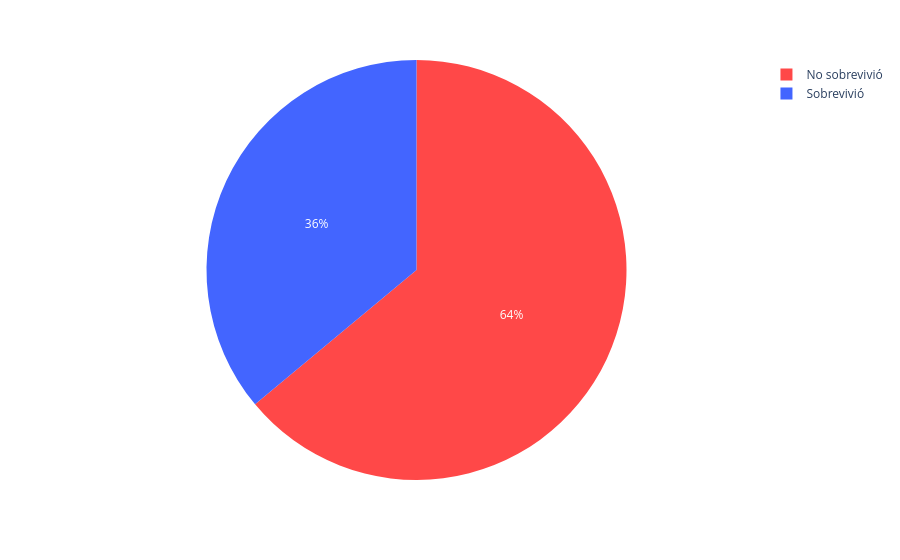

Notebook code cell kept with this figure:
### Markdown cell above
3.4 Gráfico sobrevivientes entre 18 y 40 años

### Code cell
fig_pie_sobrevivientes_18_40 = create_fig_pie__sobrevivientes(sobrevivientes_18_40)

fig_pie_sobrevivientes_18_40.show()

### Figure 1 — Plotly figure (JSON) as saved in the notebook; plotly's stock layout.template omitted (floating-point values rounded to 4 significant figures)
{"data": [{"customdata": [["No sobrevivió"], ["Sobrevivió"]], "domain": {"x": [0, 1], "y": [0, 1]}, "hovertemplate": "Sobreviviente=%{customdata[0]}<br>count=%{value}<extra></extra>", "labels": ["No sobrevivió", "Sobrevivió"], "legendgroup": "", "marker": {"colors": ["#ff4848", "#4365ff"]}, "name": "", "showlegend": true, "type": "pie", "values": [385, 217]}], "layout": {"legend": {"tracegroupgap": 0}, "margin": {"t": 60}}}
